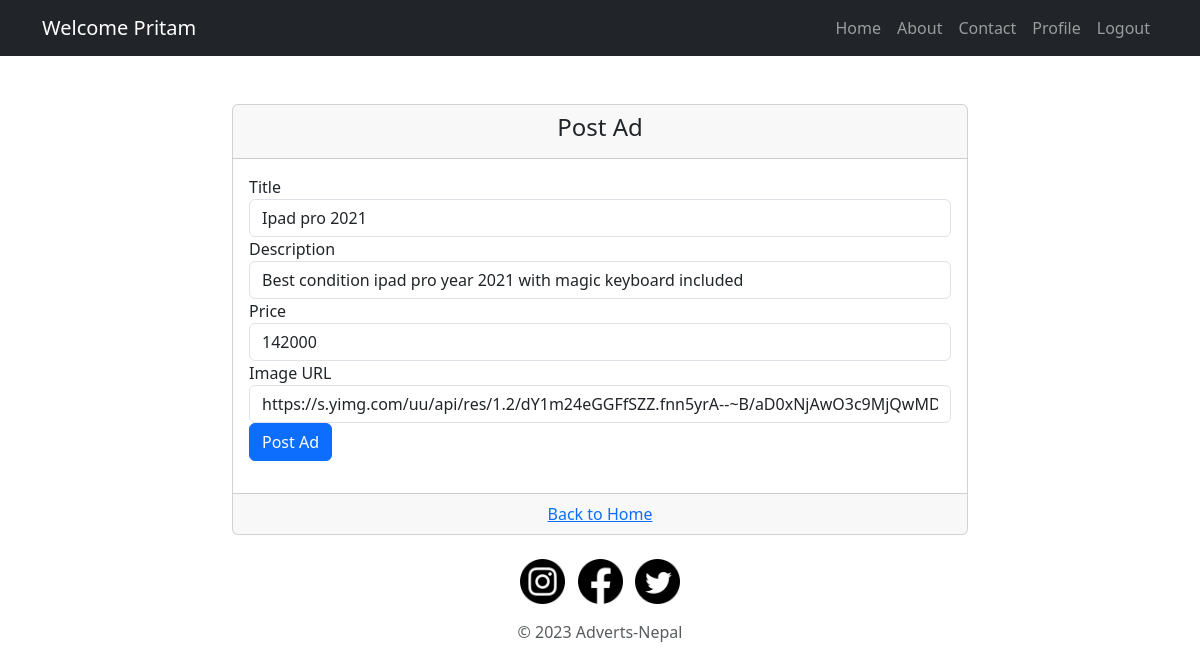
The page /edit-ad/7/2 (signed in) on the database its author committed.
### main.py (models this page shows)
class User(db.Model, UserMixin):
    __tablename__ = "users"
    id = db.Column(db.Integer, primary_key=True)
    name = db.Column(db.String(250), nullable=False)
    contact_number = db.Column(db.Integer, nullable=False)
    email = db.Column(db.String(250), nullable=False)
    password = db.Column(db.String(250), nullable=False)
    posts = relationship('Ad', back_populates='author')
    comments = relationship('Comment', back_populates='comment_author')

class Ad(db.Model):
    __tablename__ = "ads"
    id = db.Column(db.Integer,primary_key=True)
    ad_title = db.Column(db.String(250), nullable=False)
    ad_price = db.Column(db.Integer, nullable=False)
    img_url = db.Column(db.String(250))
    description = db.Column(db.Text, nullable=False)
    author = relationship('User', back_populates='posts')
    author_id = db.Column(db.Integer, db.ForeignKey("users.id"))
    date = db.Column(db.String(250), nullable=False)
    comments = relationship("Comment", back_populates="parent_post")

### main.py (the view, shortened to what this page needs)
@app.route('/edit-ad/<int:post_id>/<int:author_id>', methods=['GET', 'POST'])
@author_only
def edit_ad(post_id,author_id):
    ad_to_be_edited = Ad.query.get(post_id)
    print(f'author id : ')
    print(f'current user : {current_user.id}')
    edit_form = Edit_form(
        ad_title=ad_to_be_edited.ad_title,
        ad_price=ad_to_be_edited.ad_price,
        image_url=ad_to_be_edited.img_url,
        ad_description=ad_to_be_edited.description,
    )
    return render_template('post.html', form=edit_form)

### main.py
class Edit_form(FlaskForm):
    ad_title = StringField('Title')
    ad_description = StringField('Description')
    ad_price = IntegerField('Price')
    image_url = StringField('Image URL')
    submit = SubmitField('Post Ad')

### main.py (called while the page is built)
def author_only(f):
    @wraps(f)
    def decorated_function(*args, **kwargs):
        print(f"author_id from author only decorator: {kwargs['author_id']}")
        if current_user.id != kwargs['author_id']:
            return abort(403)
        return f(*args,**kwargs)
    return decorated_function

@login_manager.user_loader
def load_user(user_id):
    return User.query.get(user_id)

### templates/post.html (shortened to what this page needs)
{% extends 'base.html' %}
{% import 'bootstrap/wtf.html' as wtf %}
{% block content %}
    <div class="container">
    <div class="row justify-content-center">
      <div class="col-lg-8 col-md-10 col-sm-12">
        <div class="card mt-5">
          <div class="card-header text-center">
            <h4>Post Ad</h4>
          </div>
          <div class="card-body">
            <form method="POST">
              {{ form.ad_title.label }} {{ form.ad_title(class="form-control") }}
              {{ form.ad_description.label }} {{ form.ad_description(class="form-control") }}
              {{ form.ad_price.label }} {{ form.ad_price(class="form-control") }}
              {{ form.image_url.label }} {{ form.image_url(class="form-control") }}
              <button type="submit" class="btn btn-primary btn-block">Post Ad</button>
            </form>
          </div>
          <div class="card-footer text-center">
            <a href="{{ url_for('home') }}">Back to Home</a>
          </div>
        </div>
      </div>
    </div>
  </div>
{% endblock %}

### templates/header.html (shortened to what this page needs)
<head>
<link href="/docs/5.3/dist/css/bootstrap.min.css" rel="stylesheet">
   <nav class="navbar navbar-expand-lg navbar-dark bg-dark">
    <div class="container">
      {% if current_user.is_authenticated: %}
      <a class="navbar-brand" href="#">Welcome {{current_user.name.split(' ')[0]}}</a>
      {% else %}
        <a class="navbar-brand" href="#">Welcome</a>
      {% endif %}
      <div class="collapse navbar-collapse" id="navbarNav">
        <ul class="navbar-nav ms-auto">
          <li class="nav-item">
            <a class="nav-link" href="{{url_for('home')}}">Home</a>
          </li>
          <li class="nav-item">
            <a class="nav-link" href="{{ url_for('about') }}">About</a>
          </li>
          <li class="nav-item">
            <a class="nav-link" href="#">Contact</a>
          </li>
            {% if current_user.is_authenticated: %}
          <li class="nav-item">
            <a class="nav-link" href="{{ url_for('get_profile') }}">Profile</a>
          </li>
            {% endif %}
            {% if current_user.is_authenticated: %}
          <li class="nav-item">
            <a class="nav-link" href="{{ url_for('logout') }}">Logout</a>
          </li>
            {% endif %}
        </ul>
      </div>
    </div>
  </nav>
  </head>

### rows shown on the page
User: name "Pritam"
Ad: ad_title "Ipad pro 2021", ad_price "142000"
